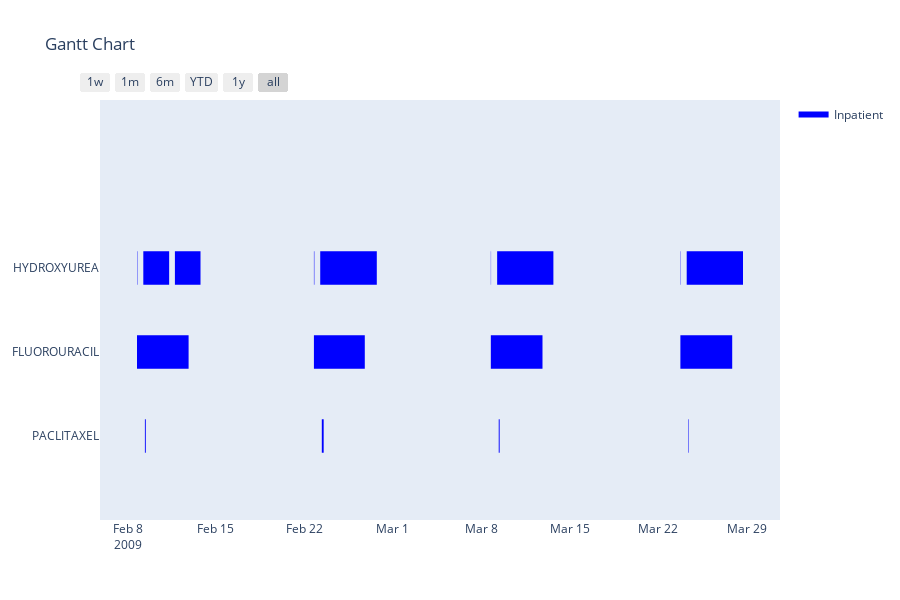
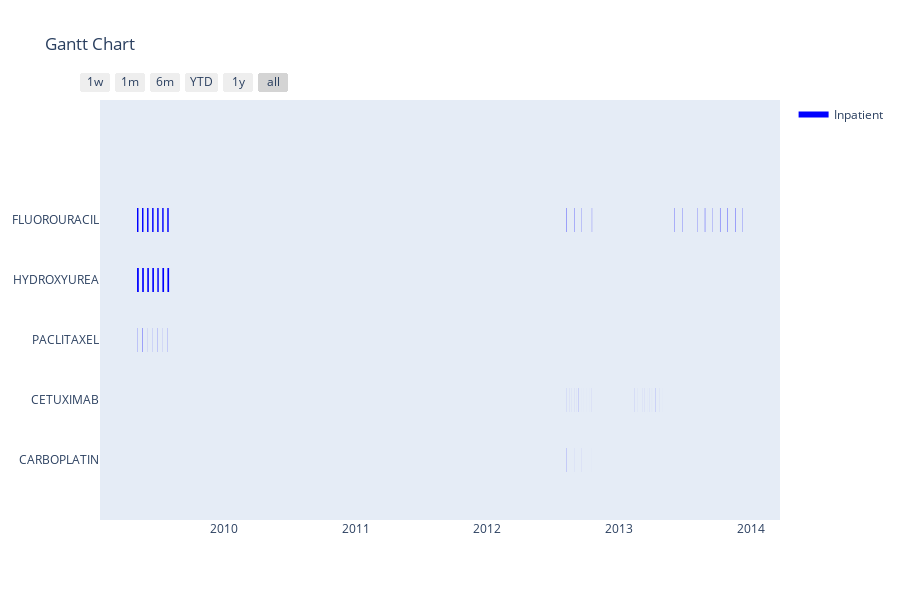
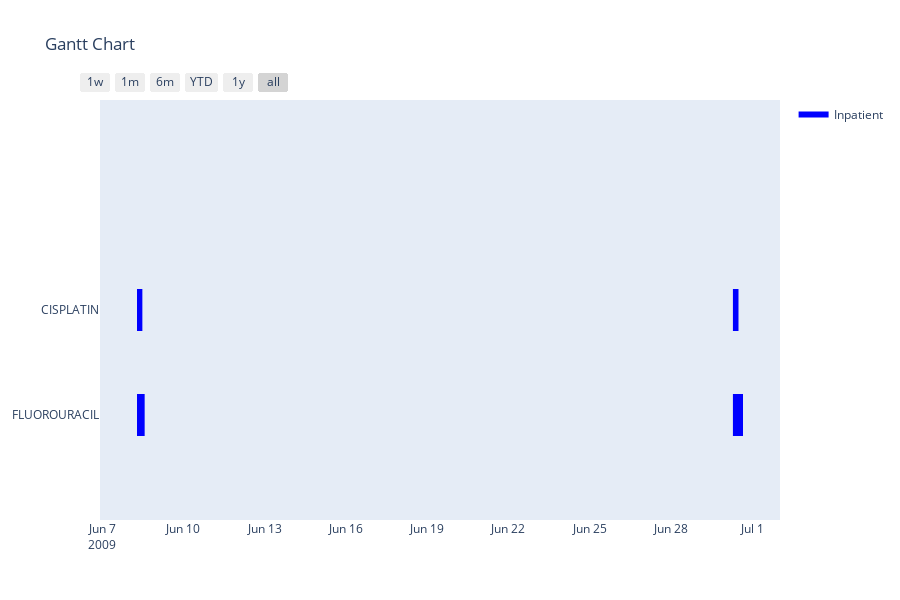
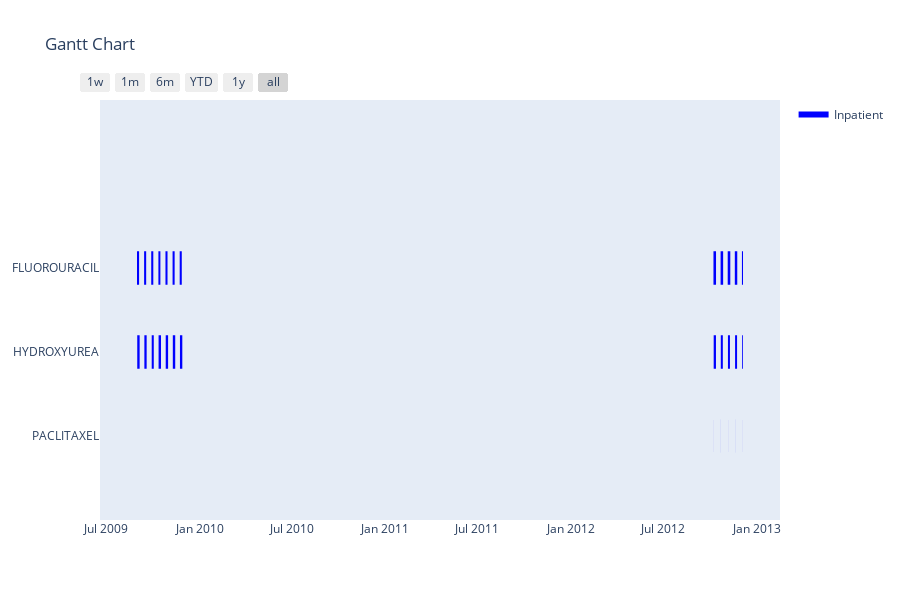

Notebook code for these charts, in order:
### Code cell
import plotly.figure_factory as ff

def make_data(df):
    '''make the data to input into gantt chart, taking input of df '''
    data=[]
    for index,row in df.iterrows():
        Task=row['med']
        Start=row['order_start_dttm']
        End=row['order_end_dttm']
        Source=row['ordering_mode']
        if index==0:
            data=[dict(Task=Task,Start=Start,Finish=End,Source=Source)]
        else:
            data.append(dict(Task=Task,Start=Start,Finish=End,Source=Source))
    return data
def plot_gannt(df):
    colors = {'Inpatient':(0,0,1),
          'Outpatient':	(1,1,0),
          'RAD':(0, 1, 0),
             'Surgery':(0,.71,.75)}
    fig = ff.create_gantt(make_data(df),colors=colors,index_col='Source', show_colorbar=True,
                      group_tasks=True)
    fig.show()

for i in range(10):
    plot_gannt(ptx_info[i])

### Figure 1 — Plotly figure (JSON) as saved in the notebook; plotly's stock layout.template omitted (floating-point values rounded to 4 significant figures; data arrays with more than 128 entries replaced by an {"elided": "..."} marker saying what was removed)
{"data": [{"fill": "toself", "fillcolor": "rgb(0, 0, 255)", "hoverinfo": "name", "legendgroup": "rgb(0, 0, 255)", "mode": "none", "name": "Inpatient", "type": "scatter", "x": {"elided": "339 str values"}, "y": {"elided": "339 float values"}}, {"legendgroup": "rgb(0, 0, 255)", "marker": {"color": "rgb(0, 0, 255)", "opacity": 0, "size": 1}, "mode": "markers", "name": "", "showlegend": false, "text": {"elided": "136 null values"}, "type": "scatter", "x": {"elided": "136 str values"}, "y": {"elided": "136 int values"}}], "layout": {"height": 600, "hovermode": "closest", "showlegend": true, "title": {"text": "Gantt Chart"}, "xaxis": {"rangeselector": {"buttons": [{"count": 7, "label": "1w", "step": "day", "stepmode": "backward"}, {"count": 1, "label": "1m", "step": "month", "stepmode": "backward"}, {"count": 6, "label": "6m", "step": "month", "stepmode": "backward"}, {"count": 1, "label": "YTD", "step": "year", "stepmode": "todate"}, {"count": 1, "label": "1y", "step": "year", "stepmode": "backward"}, {"step": "all"}]}, "showgrid": false, "type": "date", "zeroline": false}, "yaxis": {"autorange": false, "range": [-1, 4], "showgrid": false, "ticktext": ["PACLITAXEL", "FLUOROURACIL", "HYDROXYUREA"], "tickvals": [0, 1, 2], "zeroline": false}}}

### Figure 2 — Plotly figure (JSON) as saved in the notebook; plotly's stock layout.template omitted (floating-point values rounded to 4 significant figures; data arrays with more than 128 entries replaced by an {"elided": "..."} marker saying what was removed)
{"data": [{"fill": "toself", "fillcolor": "rgb(0, 0, 255)", "hoverinfo": "name", "legendgroup": "rgb(0, 0, 255)", "mode": "none", "name": "Inpatient", "type": "scatter", "x": {"elided": "954 str values"}, "y": {"elided": "954 float values"}}, {"legendgroup": "rgb(0, 0, 255)", "marker": {"color": "rgb(0, 0, 255)", "opacity": 0, "size": 1}, "mode": "markers", "name": "", "showlegend": false, "text": {"elided": "382 null values"}, "type": "scatter", "x": {"elided": "382 str values"}, "y": {"elided": "382 int values"}}], "layout": {"height": 600, "hovermode": "closest", "showlegend": true, "title": {"text": "Gantt Chart"}, "xaxis": {"rangeselector": {"buttons": [{"count": 7, "label": "1w", "step": "day", "stepmode": "backward"}, {"count": 1, "label": "1m", "step": "month", "stepmode": "backward"}, {"count": 6, "label": "6m", "step": "month", "stepmode": "backward"}, {"count": 1, "label": "YTD", "step": "year", "stepmode": "todate"}, {"count": 1, "label": "1y", "step": "year", "stepmode": "backward"}, {"step": "all"}]}, "showgrid": false, "type": "date", "zeroline": false}, "yaxis": {"autorange": false, "range": [-1, 6], "showgrid": false, "ticktext": ["CARBOPLATIN", "CETUXIMAB", "PACLITAXEL", "HYDROXYUREA", "FLUOROURACIL"], "tickvals": [0, 1, 2, 3, 4], "zeroline": false}}}

### Figure 3 — Plotly figure (JSON) as saved in the notebook; plotly's stock layout.template omitted (floating-point values rounded to 4 significant figures)
{"data": [{"fill": "toself", "fillcolor": "rgb(0, 0, 255)", "hoverinfo": "name", "legendgroup": "rgb(0, 0, 255)", "mode": "none", "name": "Inpatient", "type": "scatter", "x": ["2009-06-08T07:00:00", "2009-06-08T11:45:00", "2009-06-08T11:45:00", "2009-06-08T07:00:00", "2009-06-08T07:00:00", "2009-06-08T07:00:00", "2009-06-08T11:45:00", "2009-06-08T11:45:00", "2009-06-08T07:00:00", "2009-06-08T07:00:00", "2009-06-08T07:00:00", "2009-06-08T13:47:00", "2009-06-08T13:47:00", "2009-06-08T07:00:00", "2009-06-08T07:00:00", "2009-06-30T07:00:00", "2009-06-30T15:56:00", "2009-06-30T15:56:00", "2009-06-30T07:00:00", "2009-06-30T07:00:00", "2009-06-30T07:00:00", "2009-06-30T15:56:00", "2009-06-30T15:56:00", "2009-06-30T07:00:00", "2009-06-30T07:00:00", "2009-06-30T07:00:00", "2009-06-30T11:56:00", "2009-06-30T11:56:00", "2009-06-30T07:00:00", "2009-06-30T07:00:00", "2009-06-30T07:00:00", "2009-06-30T11:56:00", "2009-06-30T11:56:00", "2009-06-30T07:00:00"], "y": [0.8, 0.8, 1.2, 1.2, null, 0.8, 0.8, 1.2, 1.2, null, -0.2, -0.2, 0.2, 0.2, null, -0.2, -0.2, 0.2, 0.2, null, -0.2, -0.2, 0.2, 0.2, null, 0.8, 0.8, 1.2, 1.2, null, 0.8, 0.8, 1.2, 1.2]}, {"legendgroup": "rgb(0, 0, 255)", "marker": {"color": "rgb(0, 0, 255)", "opacity": 0, "size": 1}, "mode": "markers", "name": "", "showlegend": false, "text": [null, null, null, null, null, null, null, null, null, null, null, null, null, null], "type": "scatter", "x": ["2009-06-08T07:00:00", "2009-06-08T11:45:00", "2009-06-08T07:00:00", "2009-06-08T11:45:00", "2009-06-08T07:00:00", "2009-06-08T13:47:00", "2009-06-30T07:00:00", "2009-06-30T15:56:00", "2009-06-30T07:00:00", "2009-06-30T15:56:00", "2009-06-30T07:00:00", "2009-06-30T11:56:00", "2009-06-30T07:00:00", "2009-06-30T11:56:00"], "y": [1, 1, 1, 1, 0, 0, 0, 0, 0, 0, 1, 1, 1, 1]}], "layout": {"height": 600, "hovermode": "closest", "showlegend": true, "title": {"text": "Gantt Chart"}, "xaxis": {"rangeselector": {"buttons": [{"count": 7, "label": "1w", "step": "day", "stepmode": "backward"}, {"count": 1, "label": "1m", "step": "month", "stepmode": "backward"}, {"count": 6, "label": "6m", "step": "month", "stepmode": "backward"}, {"count": 1, "label": "YTD", "step": "year", "stepmode": "todate"}, {"count": 1, "label": "1y", "step": "year", "stepmode": "backward"}, {"step": "all"}]}, "showgrid": false, "type": "date", "zeroline": false}, "yaxis": {"autorange": false, "range": [-1, 3], "showgrid": false, "ticktext": ["FLUOROURACIL", "CISPLATIN"], "tickvals": [0, 1], "zeroline": false}}}

### Figure 4 — Plotly figure (JSON) as saved in the notebook; plotly's stock layout.template omitted (floating-point values rounded to 4 significant figures; data arrays with more than 128 entries replaced by an {"elided": "..."} marker saying what was removed)
{"data": [{"fill": "toself", "fillcolor": "rgb(0, 0, 255)", "hoverinfo": "name", "legendgroup": "rgb(0, 0, 255)", "mode": "none", "name": "Inpatient", "type": "scatter", "x": {"elided": "949 str values"}, "y": {"elided": "949 float values"}}, {"legendgroup": "rgb(0, 0, 255)", "marker": {"color": "rgb(0, 0, 255)", "opacity": 0, "size": 1}, "mode": "markers", "name": "", "showlegend": false, "text": {"elided": "380 null values"}, "type": "scatter", "x": {"elided": "380 str values"}, "y": {"elided": "380 int values"}}], "layout": {"height": 600, "hovermode": "closest", "showlegend": true, "title": {"text": "Gantt Chart"}, "xaxis": {"rangeselector": {"buttons": [{"count": 7, "label": "1w", "step": "day", "stepmode": "backward"}, {"count": 1, "label": "1m", "step": "month", "stepmode": "backward"}, {"count": 6, "label": "6m", "step": "month", "stepmode": "backward"}, {"count": 1, "label": "YTD", "step": "year", "stepmode": "todate"}, {"count": 1, "label": "1y", "step": "year", "stepmode": "backward"}, {"step": "all"}]}, "showgrid": false, "type": "date", "zeroline": false}, "yaxis": {"autorange": false, "range": [-1, 4], "showgrid": false, "ticktext": ["PACLITAXEL", "HYDROXYUREA", "FLUOROURACIL"], "tickvals": [0, 1, 2], "zeroline": false}}}
